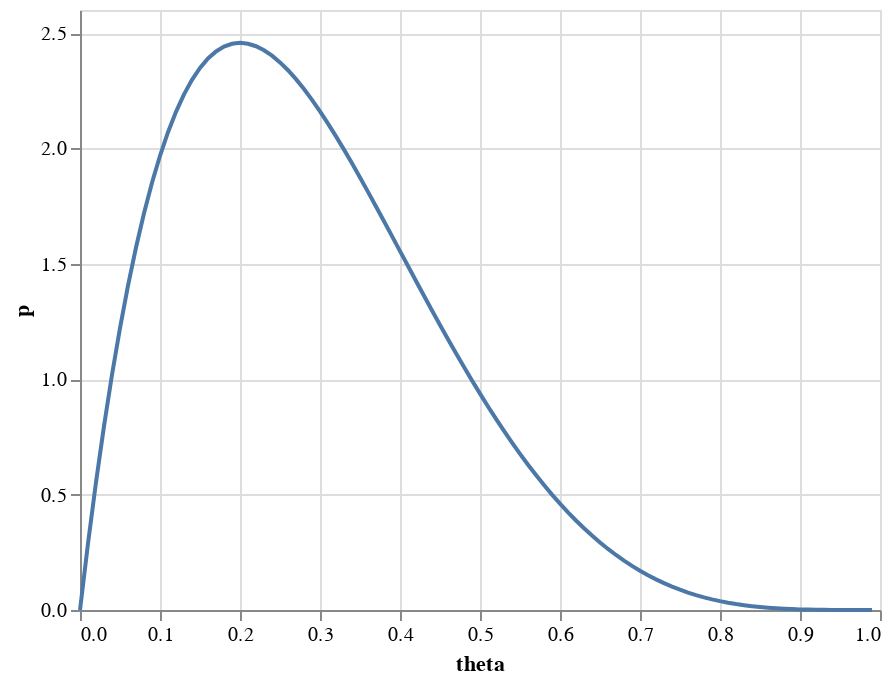

The cell this chart's notebook holds for it:
### Markdown cell above
```
for (n in 1:N) {
  target += log_sum_exp(log(lambda)
                          + normal_lpdf(y[n] | mu[1], sigma[1]),
                        log1m(lambda)
                          + normal_lpdf(y[n] | mu[2], sigma[2]));
}
```

### Code cell
altair.Chart(
    pd.DataFrame().assign(
        theta=torch.arange(0, 1, 0.01),
        p=lambda df: dist.Beta(2, 5).log_prob(torch.tensor(df["theta"])).exp(),
    )
).mark_line().encode(x="theta", y="p")

### Figure 1 — Vega-Lite specification as saved in the notebook (floating-point values rounded to 4 significant figures)
{"config": {"view": {"continuousWidth": 400, "continuousHeight": 300}}, "data": {"name": "data-83c662776876e7f73b7885d740240734"}, "mark": "line", "encoding": {"x": {"field": "theta", "type": "quantitative"}, "y": {"field": "p", "type": "quantitative"}}, "$schema": "https://vega.github.io/schema/vega-lite/v4.17.0.json", "datasets": {"data-83c662776876e7f73b7885d740240734": [{"theta": 0.0, "p": 0.0}, {"theta": 0.01, "p": 0.2882}, {"theta": 0.02, "p": 0.5534}, {"theta": 0.03, "p": 0.7968}, {"theta": 0.04, "p": 1.019}, {"theta": 0.05, "p": 1.222}, {"theta": 0.06, "p": 1.405}, {"theta": 0.07, "p": 1.571}, {"theta": 0.08, "p": 1.719}, {"theta": 0.09, "p": 1.852}, {"theta": 0.1, "p": 1.968}, {"theta": 0.11, "p": 2.07}, {"theta": 0.12, "p": 2.159}, {"theta": 0.13, "p": 2.234}, {"theta": 0.14, "p": 2.297}, {"theta": 0.15, "p": 2.349}, {"theta": 0.16, "p": 2.39}, {"theta": 0.17, "p": 2.42}, {"theta": 0.18, "p": 2.441}, {"theta": 0.19, "p": 2.454}, {"theta": 0.2, "p": 2.458}, {"theta": 0.21, "p": 2.454}, {"theta": 0.22, "p": 2.443}, {"theta": 0.23, "p": 2.426}, {"theta": 0.24, "p": 2.402}, {"theta": 0.25, "p": 2.373}, {"theta": 0.26, "p": 2.339}, {"theta": 0.27, "p": 2.3}, {"theta": 0.28, "p": 2.257}, {"theta": 0.29, "p": 2.211}, {"theta": 0.3, "p": 2.161}, {"theta": 0.31, "p": 2.108}, {"theta": 0.32, "p": 2.053}, {"theta": 0.33, "p": 1.995}, {"theta": 0.34, "p": 1.935}, {"theta": 0.35, "p": 1.874}, {"theta": 0.36, "p": 1.812}, {"theta": 0.37, "p": 1.749}, {"theta": 0.38, "p": 1.685}, {"theta": 0.39, "p": 1.62}, {"theta": 0.4, "p": 1.555}, {"theta": 0.41, "p": 1.49}, {"theta": 0.42, "p": 1.426}, {"theta": 0.43, "p": 1.362}, {"theta": 0.44, "p": 1.298}, {"theta": 0.45, "p": 1.235}, {"theta": 0.46, "p": 1.173}, {"theta": 0.47, "p": 1.113}, {"theta": 0.48, "p": 1.053}, {"theta": 0.49, "p": 0.9945}, {"theta": 0.5, "p": 0.9375}, {"theta": 0.51, "p": 0.882}, {"theta": 0.52, "p": 0.8281}, {"theta": 0.53, "p": 0.7759}, {"theta": 0.54, "p": 0.7253}, {"theta": 0.55, "p": 0.6766}, {"theta": 0.56, "p": 0.6297}, {"theta": 0.57, "p": 0.5846}, {"theta": 0.58, "p": 0.5414}, {"theta": 0.59, "p": 0.5002}, {"theta": 0.6, "p": 0.4608}, {"theta": 0.61, "p": 0.4234}, {"theta": 0.62, "p": 0.3878}, {"theta": 0.63, "p": 0.3542}, {"theta": 0.64, "p": 0.3225}, {"theta": 0.65, "p": 0.2926}, {"theta": 0.66, "p": 0.2646}, {"theta": 0.67, "p": 0.2384}, {"theta": 0.68, "p": 0.2139}, {"theta": 0.69, "p": 0.1912}, {"theta": 0.7, "p": 0.1701}, {"theta": 0.71, "p": 0.1507}, {"theta": 0.72, "p": 0.1328}, {"theta": 0.73, "p": 0.1164}, {"theta": 0.74, "p": 0.1014}, {"theta": 0.75, "p": 0.08789}, {"theta": 0.76, "p": 0.07564}, {"theta": 0.77, "p": 0.06464}, {"theta": 0.78, "p": 0.05482}, {"theta": 0.79, "p": 0.04609}, {"theta": 0.8, "p": 0.0384}, {"theta": 0.81, "p": 0.03167}, {"theta": 0.82, "p": 0.02582}, {"theta": 0.83, "p": 0.0208}, {"theta": 0.84, "p": 0.01652}, {"theta": 0.85, "p": 0.01291}, {"theta": 0.86, "p": 0.009911}, {"theta": 0.87, "p": 0.007454}, {"theta": 0.88, "p": 0.005474}, {"theta": 0.89, "p": 0.003909}, {"theta": 0.9, "p": 0.0027}, {"theta": 0.91, "p": 0.001791}, {"theta": 0.92, "p": 0.00113}, {"theta": 0.93, "p": 0.0006699}, {"theta": 0.94, "p": 0.0003655}, {"theta": 0.95, "p": 0.0001781}, {"theta": 0.96, "p": 7.373e-05}, {"theta": 0.97, "p": 2.357e-05}, {"theta": 0.98, "p": 4.704e-06}, {"theta": 0.99, "p": 2.97e-07}]}}
